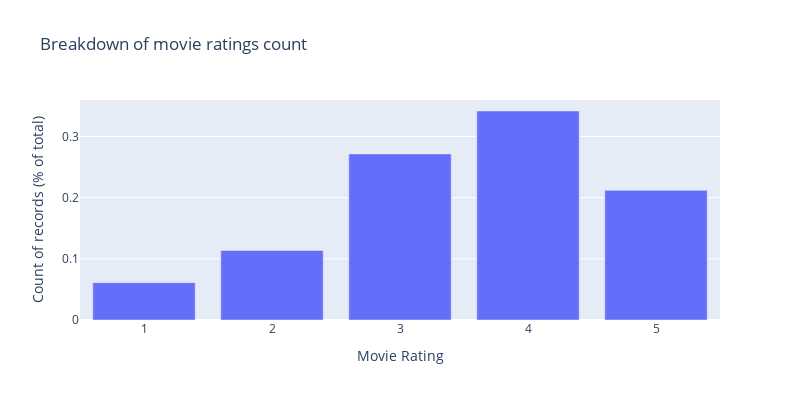

Source (notebook cell):
### Code cell
#plot
fig = px.bar(ratings["rating"].value_counts(normalize=True),
            labels={'value':'Count of records (% of total)', 'index': 'Movie Rating'},
            width=800, height=400,
            title = "Breakdown of movie ratings count")
fig.update_layout(showlegend=False)
fig.show()

### Figure 1 — Plotly figure (JSON) as saved in the notebook; plotly's stock layout.template omitted (floating-point values rounded to 4 significant figures)
{"data": [{"alignmentgroup": "True", "hovertemplate": "variable=rating<br>Movie Rating=%{x}<br>Count of records (% of total)=%{y}<extra></extra>", "legendgroup": "rating", "marker": {"color": "#636efa", "pattern": {"shape": ""}}, "name": "rating", "offsetgroup": "rating", "orientation": "v", "showlegend": true, "textposition": "auto", "type": "bar", "x": [4, 3, 5, 2, 1], "xaxis": "x", "y": [0.3417, 0.2715, 0.212, 0.1137, 0.0611], "yaxis": "y"}], "layout": {"barmode": "relative", "height": 400, "legend": {"title": {"text": "variable"}, "tracegroupgap": 0}, "showlegend": false, "title": {"text": "Breakdown of movie ratings count"}, "width": 800, "xaxis": {"anchor": "y", "domain": [0, 1], "title": {"text": "Movie Rating"}}, "yaxis": {"anchor": "x", "domain": [0, 1], "title": {"text": "Count of records (% of total)"}}}}
